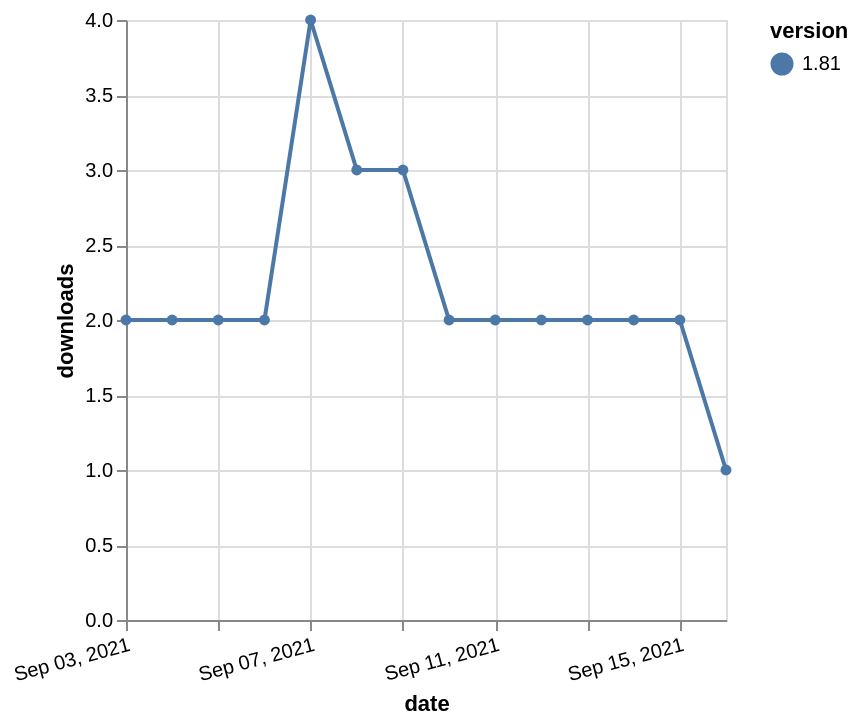

Describe this chart as a Vega-Lite specification.
### Vega-Lite specification from a JSON file in a GitHub repository (floating-point values rounded to 4 significant figures)
{"$schema": "https://vega.github.io/schema/vega-lite/v5.json", "description": "A simple bar chart with embedded data.", "data": {"values": [{"date": "2021-09-03", "total": 1877, "delta": 2, "version": "1.81"}, {"date": "2021-09-04", "total": 1879, "delta": 2, "version": "1.81"}, {"date": "2021-09-05", "total": 1881, "delta": 2, "version": "1.81"}, {"date": "2021-09-06", "total": 1883, "delta": 2, "version": "1.81"}, {"date": "2021-09-07", "total": 1887, "delta": 4, "version": "1.81"}, {"date": "2021-09-08", "total": 1890, "delta": 3, "version": "1.81"}, {"date": "2021-09-09", "total": 1893, "delta": 3, "version": "1.81"}, {"date": "2021-09-10", "total": 1895, "delta": 2, "version": "1.81"}, {"date": "2021-09-11", "total": 1897, "delta": 2, "version": "1.81"}, {"date": "2021-09-12", "total": 1899, "delta": 2, "version": "1.81"}, {"date": "2021-09-13", "total": 1901, "delta": 2, "version": "1.81"}, {"date": "2021-09-14", "total": 1903, "delta": 2, "version": "1.81"}, {"date": "2021-09-15", "total": 1905, "delta": 2, "version": "1.81"}, {"date": "2021-09-16", "total": 1906, "delta": 1, "version": "1.81"}]}, "width": "container", "mark": {"type": "line", "point": {"filled": true}}, "encoding": {"x": {"field": "date", "type": "temporal", "timeUnit": "yearmonthdate", "title": "date", "axis": {"labelAngle": -15}}, "y": {"field": "delta", "type": "quantitative", "title": "downloads"}, "color": {"field": "version", "type": "nominal"}, "tooltip": {"field": "delta"}}}
